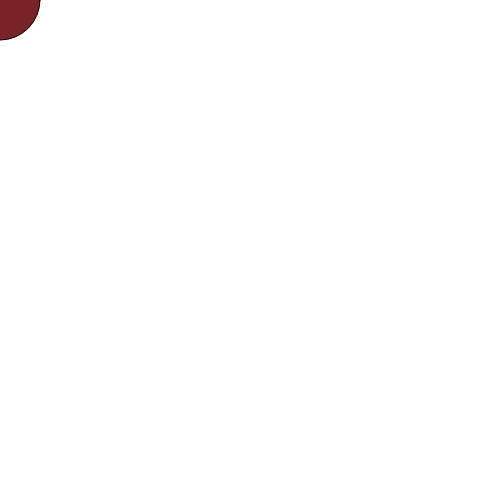
Frame 1 (no input)
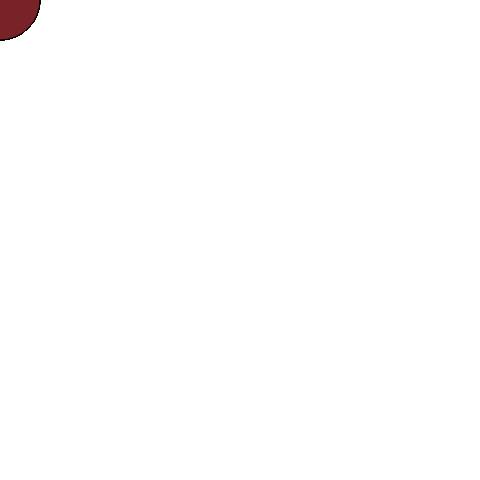
Frame 60 (no input)
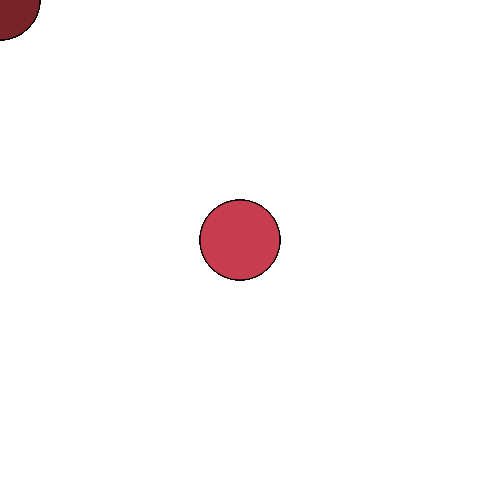
Frame 120 (the mouse pressed at the canvas centre since frame 60)

The p5.js sketch that drew these frames (run headless with seeded random() and noise() and a simulated clock; from frame 60 on, the mouse is pressed at the canvas centre):

// p5.js sketch
// ── sketch.js
function setup() {
  createCanvas(480, 480);
  }
  function draw() {
  if (mouseIsPressed) {
  fill(200, 60, 80);
  } else {
  fill(120, 35, 40);
  }
  ellipse(mouseX, mouseY, 80, 80);
  }
